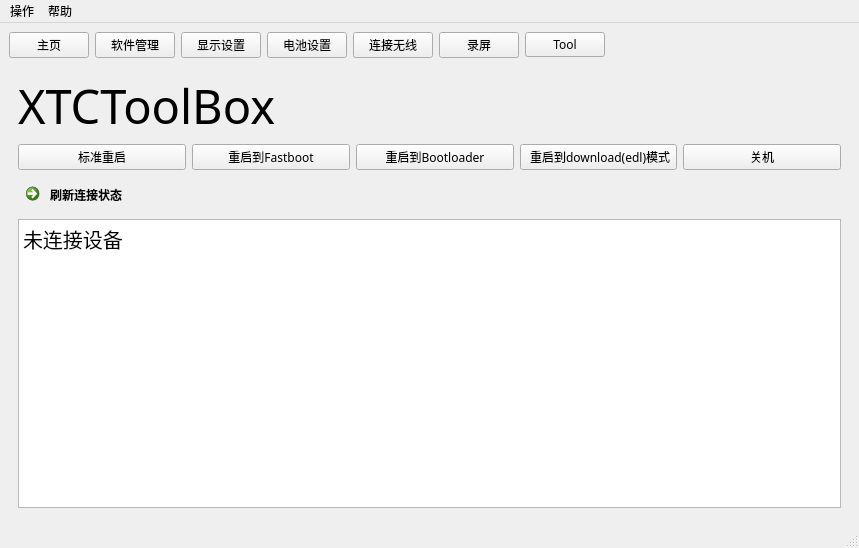
<?xml version="1.0" encoding="UTF-8"?>
<ui version="4.0">
 <class>MainWindow</class>
 <widget class="QMainWindow" name="MainWindow">
  <property name="geometry">
   <rect>
    <x>0</x>
    <y>0</y>
    <width>859</width>
    <height>548</height>
   </rect>
  </property>
  <property name="font">
   <font>
    <family>微软雅黑</family>
   </font>
  </property>
  <property name="windowTitle">
   <string>XTCToolBox Version 3.0</string>
  </property>
  <property name="windowIcon">
   <iconset resource="main.qrc">
    <normaloff>:/img/img/watch.png</normaloff>:/img/img/watch.png</iconset>
  </property>
  <widget class="QWidget" name="centralwidget">
   <layout class="QGridLayout" name="gridLayout">
    <item row="1" column="4">
     <widget class="QPushButton" name="pushButton_20">
      <property name="text">
       <string>连接无线</string>
      </property>
     </widget>
    </item>
    <item row="1" column="1">
     <widget class="QPushButton" name="pushButton_8">
      <property name="text">
       <string>软件管理</string>
      </property>
     </widget>
    </item>
    <item row="4" column="0" colspan="9">
     <widget class="QStackedWidget" name="stackedWidget">
      <widget class="QWidget" name="stackedWidgetPage1">
       <layout class="QGridLayout" name="gridLayout_2">
        <item row="1" column="2">
         <widget class="QPushButton" name="pushButton_5">
          <property name="text">
           <string>重启到Bootloader</string>
          </property>
         </widget>
        </item>
        <item row="1" column="3">
         <widget class="QPushButton" name="pushButton_6">
          <property name="text">
           <string> 重启到download(edl)模式</string>
          </property>
         </widget>
        </item>
        <item row="1" column="1">
         <widget class="QPushButton" name="pushButton_4">
          <property name="text">
           <string>重启到Fastboot</string>
          </property>
         </widget>
        </item>
        <item row="1" column="0">
         <widget class="QPushButton" name="pushButton_3">
          <property name="text">
           <string>标准重启</string>
          </property>
         </widget>
        </item>
        <item row="2" column="0">
         <widget class="QCommandLinkButton" name="commandLinkButton">
          <property name="text">
           <string> 刷新连接状态</string>
          </property>
         </widget>
        </item>
        <item row="1" column="4">
         <widget class="QPushButton" name="pushButton_13">
          <property name="text">
           <string>关机</string>
          </property>
         </widget>
        </item>
        <item row="0" column="0" colspan="5">
         <layout class="QHBoxLayout" name="horizontalLayout">
          <item>
           <widget class="QLabel" name="label">
            <property name="font">
             <font>
              <family>MiSans</family>
              <pointsize>35</pointsize>
             </font>
            </property>
            <property name="text">
             <string>XTCToolBox</string>
            </property>
           </widget>
          </item>
          <item>
           <spacer name="horizontalSpacer">
            <property name="orientation">
             <enum>Qt::Horizontal</enum>
            </property>
            <property name="sizeType">
             <enum>QSizePolicy::Preferred</enum>
            </property>
            <property name="sizeHint" stdset="0">
             <size>
              <width>30</width>
              <height>20</height>
             </size>
            </property>
           </spacer>
          </item>
          <item>
           <widget class="QLabel" name="label_4">
            <property name="styleSheet">
             <string notr="true">image: url(:/img/img/watch.png);</string>
            </property>
            <property name="text">
             <string/>
            </property>
           </widget>
          </item>
         </layout>
        </item>
        <item row="3" column="0" colspan="5">
         <widget class="QPlainTextEdit" name="plainTextEdit">
          <property name="font">
           <font>
            <family>微软雅黑</family>
            <pointsize>15</pointsize>
           </font>
          </property>
          <property name="tabChangesFocus">
           <bool>false</bool>
          </property>
          <property name="readOnly">
           <bool>true</bool>
          </property>
          <property name="plainText">
           <string>未连接设备</string>
          </property>
         </widget>
        </item>
       </layout>
      </widget>
      <widget class="QWidget" name="stackedWidgetPage2">
       <layout class="QGridLayout" name="gridLayout_3">
        <item row="3" column="3" colspan="2">
         <widget class="QPushButton" name="pushButton_11">
          <property name="text">
           <string>传输</string>
          </property>
         </widget>
        </item>
        <item row="3" column="1">
         <spacer name="horizontalSpacer_4">
          <property name="orientation">
           <enum>Qt::Horizontal</enum>
          </property>
          <property name="sizeType">
           <enum>QSizePolicy::Fixed</enum>
          </property>
          <property name="sizeHint" stdset="0">
           <size>
            <width>40</width>
            <height>20</height>
           </size>
          </property>
         </spacer>
        </item>
        <item row="1" column="4">
         <widget class="QPushButton" name="pushButton">
          <property name="text">
           <string>启动安装</string>
          </property>
         </widget>
        </item>
        <item row="4" column="0">
         <widget class="QLabel" name="label_5">
          <property name="font">
           <font>
            <family>Microsoft YaHei UI</family>
            <pointsize>15</pointsize>
           </font>
          </property>
          <property name="text">
           <string>下载文件</string>
          </property>
         </widget>
        </item>
        <item row="1" column="3">
         <widget class="QComboBox" name="comboBox">
          <item>
           <property name="text">
            <string>普通</string>
           </property>
          </item>
          <item>
           <property name="text">
            <string>覆盖</string>
           </property>
          </item>
         </widget>
        </item>
        <item row="1" column="2">
         <widget class="QPushButton" name="pushButton_2">
          <property name="text">
           <string>选择文件</string>
          </property>
         </widget>
        </item>
        <item row="1" column="0">
         <widget class="QLineEdit" name="lineEdit">
          <property name="inputMask">
           <string/>
          </property>
          <property name="placeholderText">
           <string>输入apk文件路径</string>
          </property>
         </widget>
        </item>
        <item row="6" column="1">
         <spacer name="verticalSpacer_2">
          <property name="orientation">
           <enum>Qt::Vertical</enum>
          </property>
          <property name="sizeHint" stdset="0">
           <size>
            <width>20</width>
            <height>40</height>
           </size>
          </property>
         </spacer>
        </item>
        <item row="3" column="0">
         <widget class="QLineEdit" name="lineEdit_2">
          <property name="inputMask">
           <string/>
          </property>
          <property name="placeholderText">
           <string>文件路径</string>
          </property>
         </widget>
        </item>
        <item row="3" column="2">
         <widget class="QPushButton" name="pushButton_10">
          <property name="text">
           <string>选择文件</string>
          </property>
         </widget>
        </item>
        <item row="2" column="0">
         <widget class="QLabel" name="label_3">
          <property name="font">
           <font>
            <family>Microsoft YaHei UI</family>
            <pointsize>15</pointsize>
           </font>
          </property>
          <property name="text">
           <string>上传文件</string>
          </property>
         </widget>
        </item>
        <item row="1" column="1">
         <spacer name="horizontalSpacer_2">
          <property name="orientation">
           <enum>Qt::Horizontal</enum>
          </property>
          <property name="sizeType">
           <enum>QSizePolicy::Fixed</enum>
          </property>
          <property name="sizeHint" stdset="0">
           <size>
            <width>40</width>
            <height>20</height>
           </size>
          </property>
         </spacer>
        </item>
        <item row="0" column="0">
         <widget class="QLabel" name="label_2">
          <property name="font">
           <font>
            <family>Microsoft YaHei UI</family>
            <pointsize>15</pointsize>
           </font>
          </property>
          <property name="text">
           <string>安装APK</string>
          </property>
         </widget>
        </item>
        <item row="5" column="0">
         <widget class="QLineEdit" name="lineEdit_3">
          <property name="text">
           <string/>
          </property>
          <property name="placeholderText">
           <string>下载位置</string>
          </property>
         </widget>
        </item>
        <item row="5" column="2" colspan="3">
         <widget class="QPushButton" name="pushButton_12">
          <property name="text">
           <string>下载</string>
          </property>
         </widget>
        </item>
       </layout>
      </widget>
      <widget class="QWidget" name="stackedWidgetPage3">
       <layout class="QGridLayout" name="gridLayout_4">
        <item row="4" column="0">
         <spacer name="verticalSpacer">
          <property name="orientation">
           <enum>Qt::Vertical</enum>
          </property>
          <property name="sizeHint" stdset="0">
           <size>
            <width>20</width>
            <height>40</height>
           </size>
          </property>
         </spacer>
        </item>
        <item row="1" column="2">
         <spacer name="horizontalSpacer_5">
          <property name="orientation">
           <enum>Qt::Horizontal</enum>
          </property>
          <property name="sizeType">
           <enum>QSizePolicy::Fixed</enum>
          </property>
          <property name="sizeHint" stdset="0">
           <size>
            <width>40</width>
            <height>20</height>
           </size>
          </property>
         </spacer>
        </item>
        <item row="2" column="1">
         <widget class="QSpinBox" name="spinBox_3">
          <property name="maximum">
           <number>1000</number>
          </property>
         </widget>
        </item>
        <item row="1" column="4">
         <widget class="QPushButton" name="pushButton_16">
          <property name="text">
           <string>重置</string>
          </property>
         </widget>
        </item>
        <item row="2" column="4">
         <widget class="QPushButton" name="pushButton_17">
          <property name="text">
           <string>重置</string>
          </property>
         </widget>
        </item>
        <item row="0" column="0">
         <widget class="QLabel" name="label_6">
          <property name="font">
           <font>
            <family>Microsoft YaHei UI</family>
            <pointsize>15</pointsize>
           </font>
          </property>
          <property name="text">
           <string>屏幕分辨率</string>
          </property>
         </widget>
        </item>
        <item row="1" column="3">
         <widget class="QPushButton" name="pushButton_14">
          <property name="text">
           <string>设置</string>
          </property>
         </widget>
        </item>
        <item row="2" column="0">
         <widget class="QLabel" name="label_7">
          <property name="font">
           <font>
            <family>Microsoft YaHei UI</family>
            <pointsize>15</pointsize>
           </font>
          </property>
          <property name="text">
           <string>DPI</string>
          </property>
         </widget>
        </item>
        <item row="1" column="1">
         <widget class="QSpinBox" name="spinBox_2">
          <property name="maximum">
           <number>10000</number>
          </property>
         </widget>
        </item>
        <item row="2" column="3">
         <widget class="QPushButton" name="pushButton_15">
          <property name="text">
           <string>设置</string>
          </property>
         </widget>
        </item>
        <item row="1" column="0">
         <widget class="QSpinBox" name="spinBox">
          <property name="maximum">
           <number>10000</number>
          </property>
         </widget>
        </item>
        <item row="3" column="0" colspan="5">
         <widget class="QPlainTextEdit" name="plainTextEdit_2">
          <property name="font">
           <font>
            <family>Microsoft YaHei UI</family>
            <pointsize>12</pointsize>
           </font>
          </property>
          <property name="readOnly">
           <bool>true</bool>
          </property>
          <property name="plainText">
           <string>当前DPI情况:

当前分辨率状态:</string>
          </property>
         </widget>
        </item>
       </layout>
      </widget>
      <widget class="QWidget" name="stackedWidgetPage4">
       <layout class="QGridLayout" name="gridLayout_5">
        <item row="2" column="2">
         <widget class="QPushButton" name="pushButton_19">
          <property name="text">
           <string>修改</string>
          </property>
         </widget>
        </item>
        <item row="3" column="2">
         <widget class="QCheckBox" name="checkBox_2">
          <property name="text">
           <string>模拟无线充</string>
          </property>
         </widget>
        </item>
        <item row="5" column="0">
         <widget class="QLabel" name="label_12">
          <property name="font">
           <font>
            <family>Microsoft YaHei UI</family>
            <pointsize>15</pointsize>
           </font>
          </property>
          <property name="text">
           <string>电池信息</string>
          </property>
         </widget>
        </item>
        <item row="4" column="0" colspan="6">
         <widget class="QLabel" name="label_11">
          <property name="text">
           <string/>
          </property>
         </widget>
        </item>
        <item row="3" column="4">
         <widget class="QCheckBox" name="checkBox_3">
          <property name="text">
           <string>模拟USB充</string>
          </property>
         </widget>
        </item>
        <item row="2" column="0">
         <widget class="QSpinBox" name="spinBox_4">
          <property name="maximum">
           <number>1000</number>
          </property>
         </widget>
        </item>
        <item row="1" column="1" colspan="2">
         <widget class="QPushButton" name="pushButton_21">
          <property name="text">
           <string>重置</string>
          </property>
         </widget>
        </item>
        <item row="2" column="1">
         <widget class="QLabel" name="label_9">
          <property name="text">
           <string>电池电量</string>
          </property>
         </widget>
        </item>
        <item row="1" column="0">
         <widget class="QLabel" name="label_8">
          <property name="font">
           <font>
            <family>Microsoft YaHei UI</family>
            <pointsize>15</pointsize>
           </font>
          </property>
          <property name="text">
           <string>电池模拟</string>
          </property>
         </widget>
        </item>
        <item row="7" column="0">
         <spacer name="verticalSpacer_3">
          <property name="orientation">
           <enum>Qt::Vertical</enum>
          </property>
          <property name="sizeHint" stdset="0">
           <size>
            <width>20</width>
            <height>40</height>
           </size>
          </property>
         </spacer>
        </item>
        <item row="3" column="0">
         <widget class="QCheckBox" name="checkBox">
          <property name="text">
           <string>模拟未充电</string>
          </property>
         </widget>
        </item>
        <item row="6" column="0" colspan="6">
         <widget class="QPlainTextEdit" name="plainTextEdit_3">
          <property name="font">
           <font>
            <family>Microsoft YaHei UI</family>
            <pointsize>12</pointsize>
           </font>
          </property>
          <property name="readOnly">
           <bool>true</bool>
          </property>
          <property name="plainText">
           <string>ces</string>
          </property>
         </widget>
        </item>
        <item row="3" column="5">
         <widget class="QCheckBox" name="checkBox_4">
          <property name="text">
           <string>模拟直流充</string>
          </property>
         </widget>
        </item>
       </layout>
      </widget>
      <widget class="QWidget" name="stackedWidgetPage5">
       <layout class="QGridLayout" name="gridLayout_6">
        <item row="0" column="1">
         <widget class="QLabel" name="label_10">
          <property name="font">
           <font>
            <family>微软雅黑</family>
            <pointsize>15</pointsize>
           </font>
          </property>
          <property name="text">
           <string>IP连接</string>
          </property>
         </widget>
        </item>
        <item row="1" column="1">
         <widget class="QLineEdit" name="lineEdit_4">
          <property name="inputMask">
           <string/>
          </property>
         </widget>
        </item>
        <item row="1" column="2">
         <widget class="QPushButton" name="pushButton_22">
          <property name="text">
           <string>连接</string>
          </property>
         </widget>
        </item>
        <item row="2" column="1">
         <widget class="QLabel" name="label_13">
          <property name="font">
           <font>
            <family>微软雅黑</family>
            <pointsize>15</pointsize>
           </font>
          </property>
          <property name="text">
           <string>有线转无线</string>
          </property>
         </widget>
        </item>
        <item row="4" column="1">
         <spacer name="verticalSpacer_4">
          <property name="orientation">
           <enum>Qt::Vertical</enum>
          </property>
          <property name="sizeHint" stdset="0">
           <size>
            <width>20</width>
            <height>40</height>
           </size>
          </property>
         </spacer>
        </item>
        <item row="3" column="2">
         <widget class="QPushButton" name="pushButton_23">
          <property name="text">
           <string>连接</string>
          </property>
         </widget>
        </item>
        <item row="3" column="1">
         <widget class="QLineEdit" name="lineEdit_5">
          <property name="inputMask">
           <string/>
          </property>
         </widget>
        </item>
       </layout>
      </widget>
      <widget class="QWidget" name="stackedWidgetPage6">
       <layout class="QGridLayout" name="gridLayout_7">
        <item row="3" column="0">
         <spacer name="verticalSpacer_5">
          <property name="orientation">
           <enum>Qt::Vertical</enum>
          </property>
          <property name="sizeHint" stdset="0">
           <size>
            <width>20</width>
            <height>40</height>
           </size>
          </property>
         </spacer>
        </item>
        <item row="1" column="0">
         <widget class="QSpinBox" name="spinBox_5">
          <property name="maximum">
           <number>999999999</number>
          </property>
         </widget>
        </item>
        <item row="1" column="2">
         <widget class="QLabel" name="label_15">
          <property name="text">
           <string>视频秒数</string>
          </property>
         </widget>
        </item>
        <item row="0" column="0">
         <widget class="QLabel" name="label_14">
          <property name="font">
           <font>
            <family>微软雅黑</family>
            <pointsize>20</pointsize>
           </font>
          </property>
          <property name="text">
           <string>录屏</string>
          </property>
         </widget>
        </item>
        <item row="1" column="1">
         <spacer name="horizontalSpacer_6">
          <property name="orientation">
           <enum>Qt::Horizontal</enum>
          </property>
          <property name="sizeType">
           <enum>QSizePolicy::Fixed</enum>
          </property>
          <property name="sizeHint" stdset="0">
           <size>
            <width>40</width>
            <height>20</height>
           </size>
          </property>
         </spacer>
        </item>
        <item row="2" column="0" colspan="3">
         <widget class="QCommandLinkButton" name="commandLinkButton_2">
          <property name="text">
           <string>开始录屏</string>
          </property>
         </widget>
        </item>
       </layout>
      </widget>
      <widget class="QWidget" name="stackedWidgetPage7">
       <layout class="QGridLayout" name="gridLayout_8">
        <item row="1" column="0">
         <widget class="QLabel" name="label_17">
          <property name="font">
           <font>
            <family>微软雅黑</family>
            <pointsize>15</pointsize>
           </font>
          </property>
          <property name="text">
           <string>打开指定活动</string>
          </property>
         </widget>
        </item>
        <item row="0" column="0" colspan="4">
         <widget class="QLabel" name="label_16">
          <property name="font">
           <font>
            <family>微软雅黑</family>
            <pointsize>20</pointsize>
           </font>
          </property>
          <property name="whatsThis">
           <string>&lt;html&gt;&lt;head/&gt;&lt;body&gt;&lt;p&gt;XTC专用工具箱，其他手表不要尝试&lt;/p&gt;&lt;/body&gt;&lt;/html&gt;</string>
          </property>
          <property name="text">
           <string>ToolBox</string>
          </property>
          <property name="alignment">
           <set>Qt::AlignCenter</set>
          </property>
         </widget>
        </item>
        <item row="6" column="0">
         <spacer name="verticalSpacer_6">
          <property name="orientation">
           <enum>Qt::Vertical</enum>
          </property>
          <property name="sizeHint" stdset="0">
           <size>
            <width>20</width>
            <height>40</height>
           </size>
          </property>
         </spacer>
        </item>
        <item row="5" column="0">
         <widget class="QPushButton" name="pushButton_26">
          <property name="text">
           <string>打开输入法选择</string>
          </property>
         </widget>
        </item>
        <item row="5" column="3">
         <widget class="QPushButton" name="pushButton_28">
          <property name="text">
           <string>命令行</string>
          </property>
         </widget>
        </item>
        <item row="5" column="2">
         <widget class="QPushButton" name="pushButton_27">
          <property name="text">
           <string>打开开发者选项</string>
          </property>
         </widget>
        </item>
        <item row="5" column="1">
         <widget class="QPushButton" name="pushButton_29">
          <property name="text">
           <string>打开自检</string>
          </property>
         </widget>
        </item>
        <item row="3" column="0">
         <widget class="QLabel" name="label_18">
          <property name="font">
           <font>
            <family>微软雅黑</family>
            <pointsize>15</pointsize>
           </font>
          </property>
          <property name="text">
           <string>其他操作</string>
          </property>
         </widget>
        </item>
        <item row="2" column="3">
         <widget class="QPushButton" name="pushButton_30">
          <property name="text">
           <string>启动</string>
          </property>
         </widget>
        </item>
        <item row="2" column="0" colspan="3">
         <widget class="QLineEdit" name="lineEdit_6"/>
        </item>
       </layout>
      </widget>
      <widget class="QWidget" name="stackedWidgetPage8"/>
     </widget>
    </item>
    <item row="1" column="7">
     <spacer name="horizontalSpacer_3">
      <property name="orientation">
       <enum>Qt::Horizontal</enum>
      </property>
      <property name="sizeHint" stdset="0">
       <size>
        <width>40</width>
        <height>20</height>
       </size>
      </property>
     </spacer>
    </item>
    <item row="1" column="5">
     <widget class="QPushButton" name="pushButton_24">
      <property name="text">
       <string>录屏</string>
      </property>
     </widget>
    </item>
    <item row="1" column="0">
     <widget class="QPushButton" name="pushButton_7">
      <property name="text">
       <string>主页</string>
      </property>
     </widget>
    </item>
    <item row="1" column="3">
     <widget class="QPushButton" name="pushButton_18">
      <property name="text">
       <string>电池设置</string>
      </property>
     </widget>
    </item>
    <item row="1" column="2">
     <widget class="QPushButton" name="pushButton_9">
      <property name="text">
       <string>显示设置</string>
      </property>
     </widget>
    </item>
    <item row="1" column="6">
     <widget class="QPushButton" name="pushButton_25">
      <property name="text">
       <string>Tool</string>
      </property>
     </widget>
    </item>
   </layout>
  </widget>
  <widget class="QMenuBar" name="menubar">
   <property name="geometry">
    <rect>
     <x>0</x>
     <y>0</y>
     <width>859</width>
     <height>25</height>
    </rect>
   </property>
   <widget class="QMenu" name="menu">
    <property name="title">
     <string>操作</string>
    </property>
    <addaction name="actionsh"/>
    <addaction name="actionADB"/>
    <addaction name="separator"/>
    <addaction name="action_7"/>
   </widget>
   <widget class="QMenu" name="menu_2">
    <property name="title">
     <string>帮助</string>
    </property>
    <addaction name="action"/>
    <addaction name="action_2"/>
    <addaction name="action_3"/>
    <addaction name="separator"/>
    <addaction name="action_5"/>
   </widget>
   <addaction name="menu"/>
   <addaction name="menu_2"/>
  </widget>
  <widget class="QStatusBar" name="statusbar"/>
  <action name="actionsh">
   <property name="icon">
    <iconset resource="main.qrc">
     <normaloff>:/img/img/screenshot.png</normaloff>:/img/img/screenshot.png</iconset>
   </property>
   <property name="text">
    <string>截屏</string>
   </property>
  </action>
  <action name="action">
   <property name="icon">
    <iconset resource="main.qrc">
     <normaloff>:/img/img/update.png</normaloff>:/img/img/update.png</iconset>
   </property>
   <property name="text">
    <string>更新</string>
   </property>
  </action>
  <action name="action_2">
   <property name="icon">
    <iconset resource="main.qrc">
     <normaloff>:/img/img/settings.png</normaloff>:/img/img/settings.png</iconset>
   </property>
   <property name="text">
    <string>设置</string>
   </property>
  </action>
  <action name="action_3">
   <property name="icon">
    <iconset resource="main.qrc">
     <normaloff>:/img/img/about.png</normaloff>:/img/img/about.png</iconset>
   </property>
   <property name="text">
    <string>关于</string>
   </property>
  </action>
  <action name="action_5">
   <property name="text">
    <string>作者官网</string>
   </property>
  </action>
  <action name="action_7">
   <property name="icon">
    <iconset resource="main.qrc">
     <normaloff>:/img/img/exit.png</normaloff>:/img/img/exit.png</iconset>
   </property>
   <property name="text">
    <string>退出</string>
   </property>
  </action>
  <action name="actionADB">
   <property name="icon">
    <iconset resource="main.qrc">
     <normaloff>:/img/img/command.png</normaloff>:/img/img/command.png</iconset>
   </property>
   <property name="text">
    <string>ADB终端</string>
   </property>
  </action>
 </widget>
 <resources>
  <include location="main.qrc"/>
 </resources>
 <connections>
  <connection>
   <sender>action_7</sender>
   <signal>triggered()</signal>
   <receiver>MainWindow</receiver>
   <slot>close()</slot>
   <hints>
    <hint type="sourcelabel">
     <x>-1</x>
     <y>-1</y>
    </hint>
    <hint type="destinationlabel">
     <x>399</x>
     <y>299</y>
    </hint>
   </hints>
  </connection>
 </connections>
</ui>
